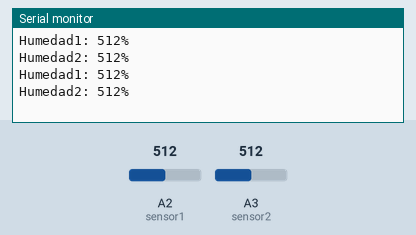
Simulated run of this sketch. Board: Arduino Uno, built with avr-gcc and run on an emulated ATmega328P. On the bench: the last lines printed to the serial monitor. The inputs (shaded band) are chosen by the test bench; at power-on: A2 (sensor1) = 512, A3 (sensor2) = 512.

Above: at 2.8 s.
2.9 s: A2 (sensor1) set to 716
At 5.2 s:
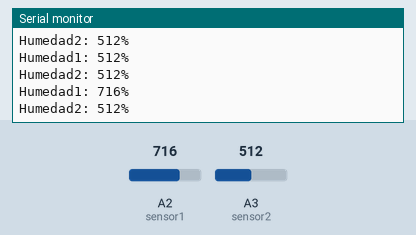
5.6 s: A3 (sensor2) set to 716
At 7.0 s:
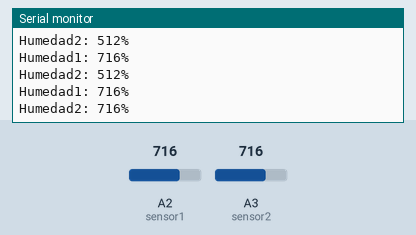
8.3 s: A2 (sensor1) set to 900
At 10.8 s:
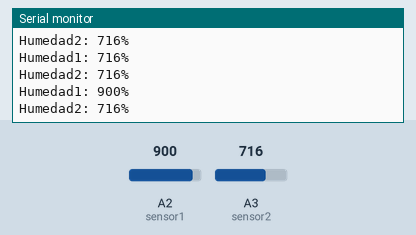
11.0 s: A3 (sensor2) set to 900
At 12.8 s:
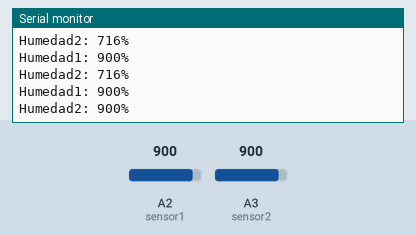
Timing chart, 0 to 14.3 s (numbered marks = the images above; inputs shaded):
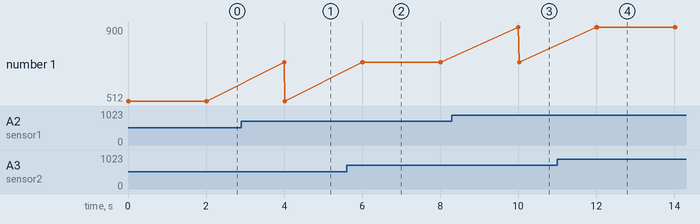

The sketch:

prueba2SensoresEnTierra.ino
```cpp
#define sensor1 A2
#define sensor2 A3

void setup() {
  // put your setup code here, to run once:
pinMode(sensor1, INPUT);
pinMode(sensor2, INPUT);
  Serial.begin(9600);
}

void loop() {
  // put your main code here, to run repeatedly:
  int valorHumedad1 = analogRead(sensor1);
  int valorHumedad2 = analogRead(sensor2);

  Serial.print("Humedad1: ");
  Serial.print(valorHumedad1);
  Serial.println("%");

  Serial.print("Humedad2: ");
  Serial.print(valorHumedad2);
  Serial.println("%");

  delay(2000);
}
```

Measured:
- after the input at 2.9 s, the serial monitor: prints a new line after 1.1 s (image 1)
- after the input at 5.6 s, the serial monitor: prints a new line after 0.42 s (image 2)
- after the input at 8.3 s, the serial monitor: prints a new line after 1.7 s (image 3)
- after the input at 11.0 s, the serial monitor: prints a new line after 1.0 s (image 4)
